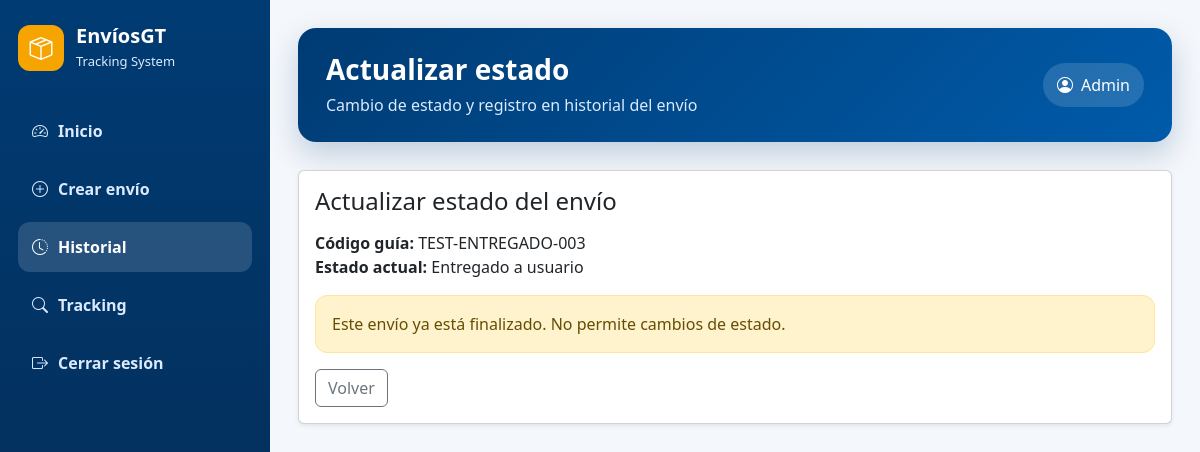
/actualizar_estado.php?id=3 (signed in), run on the app's committed database.
### tables this page shows
CREATE TABLE `envio` (
  `id_envio` INT NOT NULL AUTO_INCREMENT,
  `codigo_guia` VARCHAR(40) NOT NULL,
  `id_usuario_remitente` INT NOT NULL,
  `nombre_remitente` VARCHAR(150) NOT NULL,
  `telefono_remitente` VARCHAR(20) DEFAULT NULL,
  `direccion_remitente` VARCHAR(255) DEFAULT NULL,
  `nombre_destinatario` VARCHAR(100) NOT NULL,
  `telefono_destinatario` VARCHAR(20) NOT NULL,
  `direccion_destinatario` VARCHAR(255) NOT NULL,
  `descripcion_paquete` VARCHAR(255) NOT NULL,
  `peso` DECIMAL(10,2) NOT NULL DEFAULT 0.00,
  `es_fragil` TINYINT(1) NOT NULL DEFAULT 0,
  `tipo_paquete` VARCHAR(80) DEFAULT NULL,
  `fecha_registro` DATETIME NOT NULL DEFAULT CURRENT_TIMESTAMP,
  `estado_actual_id` INT NOT NULL,
  `observaciones` VARCHAR(255) DEFAULT NULL,
  `instrucciones_entrega` VARCHAR(255) DEFAULT NULL,
  PRIMARY KEY (`id_envio`),
  UNIQUE KEY `uk_envio_codigo_guia` (`codigo_guia`),
  KEY `idx_envio_usuario_remitente` (`id_usuario_remitente`),
  KEY `idx_envio_estado_actual` (`estado_actual_id`),
  CONSTRAINT `fk_envio_usuario`
    FOREIGN KEY (`id_usuario_remitente`) REFERENCES `usuario` (`id_usuario`),
  CONSTRAINT `fk_envio_estado_actual`
    FOREIGN KEY (`estado_actual_id`) REFERENCES `estado` (`id_estado`)
);

CREATE TABLE `estado` (
  `id_estado` INT NOT NULL AUTO_INCREMENT,
  `nombre_estado` VARCHAR(100) NOT NULL,
  `descripcion` VARCHAR(255) DEFAULT NULL,
  `orden_estado` INT NOT NULL,
  `es_final` TINYINT(1) NOT NULL DEFAULT 0,
  PRIMARY KEY (`id_estado`),
  UNIQUE KEY `uk_estado_nombre` (`nombre_estado`)
);

### includes/funciones.php (called while the page is built, shortened)
<?php
function e($valor) {
    return htmlspecialchars((string)$valor, ENT_QUOTES, 'UTF-8');
}

### actualizar_estado.php (the view, shortened to what this page needs)
<?php
require_once 'includes/funciones.php';
require_once 'config/conexion.php';
$idEnvio = intval($_GET['id'] ?? 0);
$stmtEnvio = $conexion->prepare("
    SELECT
        e.*,
        es.nombre_estado,
        es.orden_estado AS orden_actual,
        es.es_final
    FROM envio e
    INNER JOIN estado es
        ON e.estado_actual_id = es.id_estado
    WHERE e.id_envio = :id
");
$stmtEnvio->bindValue(':id', $idEnvio, PDO::PARAM_INT);
$stmtEnvio->execute();
$envio = $stmtEnvio->fetch();
include 'includes/header.php';
?>
<div class="card shadow-sm">
    <div class="card-body">
        <h4 class="mb-3">Actualizar estado del envío</h4>
        <div class="mb-3">
            <strong>Código guía:</strong>
            <?= e($envio['codigo_guia']) ?>
            <br>
            <strong>Estado actual:</strong>
            <?= e($envio['nombre_estado']) ?>
        </div>
        <?php if ((int)$envio['es_final'] === 1): ?>
            <div class="alert alert-warning">
                Este envío ya está finalizado.
                No permite cambios de estado.
            </div>
            <a href="detalle_envio.php?id=<?= (int)$idEnvio ?>"
               class="btn btn-outline-secondary">
                Volver
            </a>
        <?php endif; ?>
    </div>
</div>
<?php include 'includes/footer.php'; ?>

### css/app.css (style rules this page uses)
:root { --bi-blue:#003b73; --bi-blue-2:#005baa; --bi-gold:#f5a400; --bi-gold-dark:#d98f00; --bg:#f4f7fb; --card:#ffffff; --text:#1f2937; --muted:#6b7280; --border:#dbe3ef; --success:#198754; --danger:#dc3545; }
* { box-sizing:border-box }
body { margin:0;background:var(--bg);font-family:"Segoe UI",Arial,sans-serif;color:var(--text) }
a { text-decoration:none }
.alert { border-radius:12px }

### data on the page
envio: codigo_guia "TEST-ENTREGADO-003", estado_actual.nombre_estado "Entregado a usuario"

### other printed values
$tituloPagina "Actualizar estado"
$subtituloPagina "Cambio de estado y registro en historial del envío"
$_SESSION['nombre'] "Admin"
